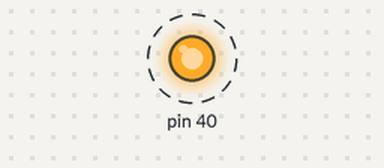
Bench run of a program on a simulated Raspberry Pi (header pin numbers). Shown: output pins drawn as LEDs (lit = HIGH). Dashed ring = blinking. At 20.0 s the program stops and its outputs stay as they are.

Above: at 0.5 s.
Timing chart, 0 to 4.6 s (numbered marks = the images above):
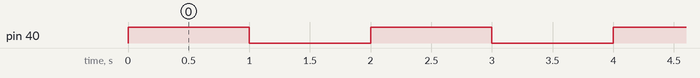

The program:

led_blink.py
```python
import RPi.GPIO as GPIO
import time

if __name__ == "__main__":
  GPIO.setmode(GPIO.BOARD)
  GPIO.setup(40, GPIO.OUT)
  for _ in range(10):
    GPIO.output(40,True)
    time.sleep(1)
    GPIO.output(40,False)
    time.sleep(1)
  GPIO.cleanup()
```

Measured:
- by itself, pin 40: alternates HIGH for 1.0 s and LOW for 1.0 s, 20 changes in all, then stays LOW
